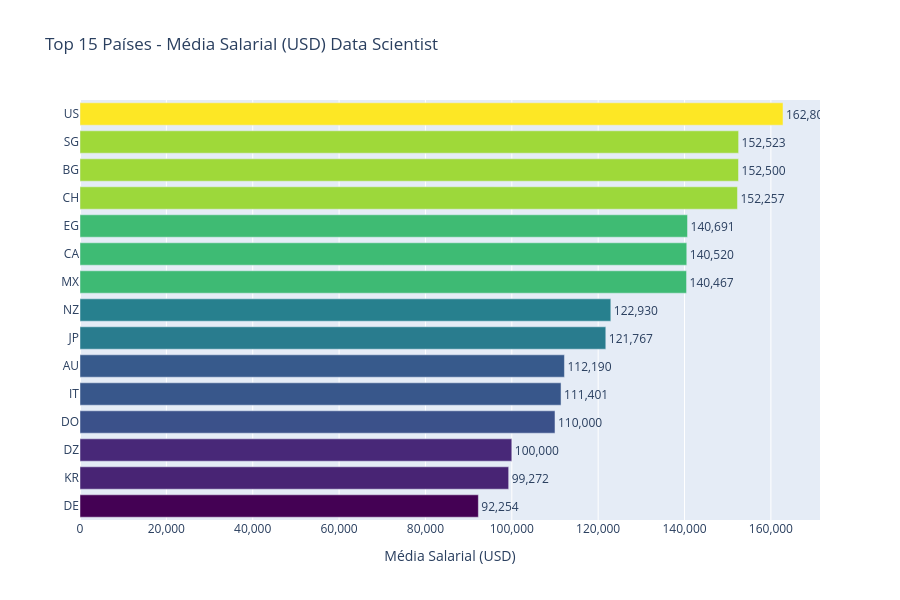

Notebook code for this chart:
### Code cell
# Filtrar apenas Data Scientist
df_ds = df_limpo[df_limpo['cargo'] == 'Data Scientist']

# Calcular média salarial por país e ordenar
media_salario = (
    df_ds.groupby('residencia')
    .agg(media_usd=('usd', 'mean'),
         registros=('usd', 'count'))
    .sort_values(by='media_usd', ascending=False)
    .reset_index()
)

# Pegar Top 15
top_n = 15
media_salario = media_salario.head(top_n)

# Criar gráfico com barras horizontais e gradiente de cor
fig = px.bar(media_salario,
             x='media_usd',
             y='residencia',
             orientation='h',
             title=f'Top {top_n} Países - Média Salarial (USD) Data Scientist',
             labels={'residencia': 'País de Residência', 'media_usd': 'Média Salarial Anual (USD)'},
             text='media_usd',
             color='media_usd',
             color_continuous_scale='Viridis',
             hover_data={'registros': True, 'media_usd': ':.0f'})

# Ajustes de layout
fig.update_traces(texttemplate='%{text:,.0f}', textposition='outside')
fig.update_layout(
    yaxis=dict(title='', categoryorder='total ascending'),
    xaxis=dict(title='Média Salarial (USD)', tickformat=','),
    coloraxis_showscale=False,
    height=600
)

fig.show()

### Figure 1 — Plotly figure (JSON) as saved in the notebook; plotly's stock layout.template omitted (floating-point values rounded to 4 significant figures)
{"data": [{"customdata": [[15657], [7], [2], [6], [22], [525], [9], [12], [3], [49], [12], [1], [1], [6], [59]], "hovertemplate": "Média Salarial Anual (USD)=%{marker.color:.0f}<br>País de Residência=%{y}<br>registros=%{customdata[0]}<extra></extra>", "legendgroup": "", "marker": {"color": [162800.0, 152500.0, 152500.0, 152300.0, 140700.0, 140500.0, 140500.0, 122900.0, 121800.0, 112200.0, 111400.0, 110000.0, 100000.0, 99270.0, 92250.0], "coloraxis": "coloraxis", "pattern": {"shape": ""}}, "name": "", "orientation": "h", "showlegend": false, "text": [162800.0, 152500.0, 152500.0, 152300.0, 140700.0, 140500.0, 140500.0, 122900.0, 121800.0, 112200.0, 111400.0, 110000.0, 100000.0, 99270.0, 92250.0], "textposition": "outside", "texttemplate": "%{text:,.0f}", "type": "bar", "x": [162800.0, 152500.0, 152500.0, 152300.0, 140700.0, 140500.0, 140500.0, 122900.0, 121800.0, 112200.0, 111400.0, 110000.0, 100000.0, 99270.0, 92250.0], "xaxis": "x", "y": ["US", "SG", "BG", "CH", "EG", "CA", "MX", "NZ", "JP", "AU", "IT", "DO", "DZ", "KR", "DE"], "yaxis": "y"}], "layout": {"barmode": "relative", "coloraxis": {"colorbar": {"title": {"text": "Média Salarial Anual (USD)"}}, "colorscale": [[0, "#440154"], [0.1111, "#482878"], [0.2222, "#3e4989"], [0.3333, "#31688e"], [0.4444, "#26828e"], [0.5556, "#1f9e89"], [0.6667, "#35b779"], [0.7778, "#6ece58"], [0.8889, "#b5de2b"], [1, "#fde725"]], "showscale": false}, "height": 600, "legend": {"tracegroupgap": 0}, "title": {"text": "Top 15 Países - Média Salarial (USD) Data Scientist"}, "xaxis": {"anchor": "y", "domain": [0, 1], "tickformat": ",", "title": {"text": "Média Salarial (USD)"}}, "yaxis": {"anchor": "x", "categoryorder": "total ascending", "domain": [0, 1], "title": {"text": ""}}}}
